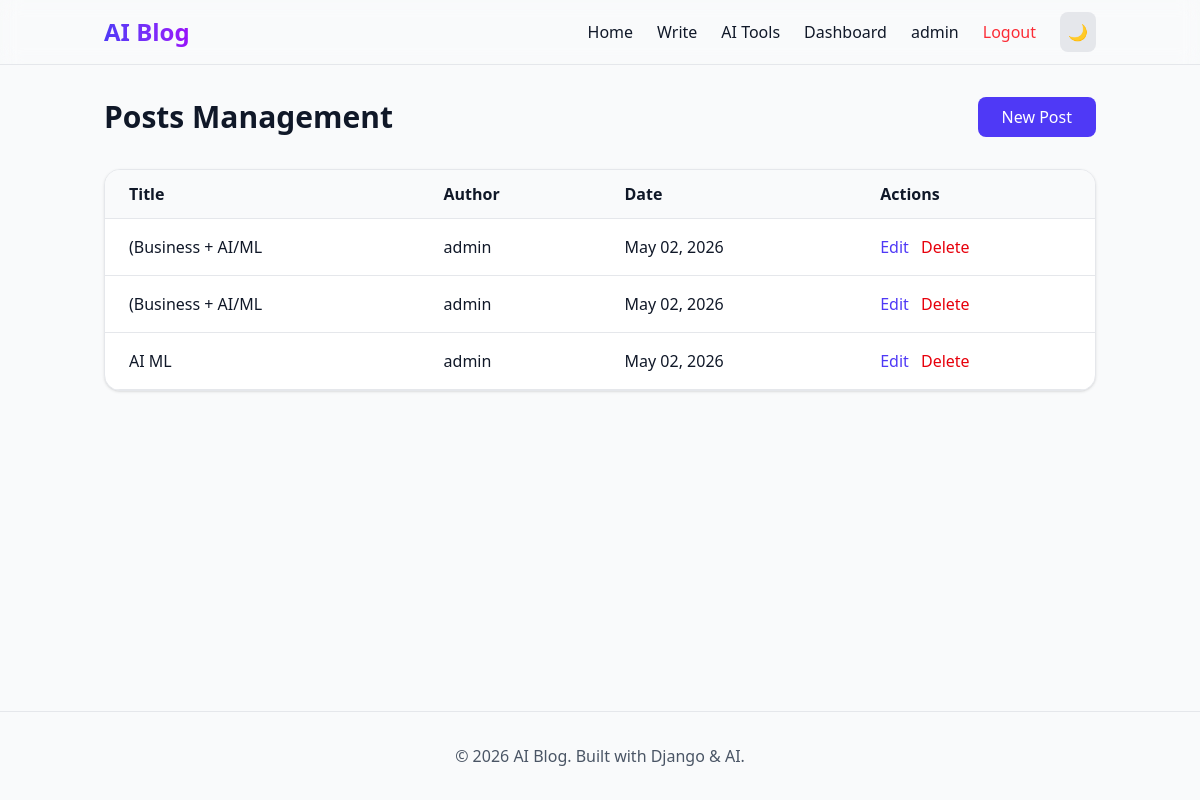
Page /dashboard/posts/ (signed in) on the committed database.
### users/models.py (models this page shows, shortened)
class CustomUser(AbstractUser):
    avatar = models.ImageField(upload_to='avatars/', blank=True, null=True)
    bio = models.TextField(blank=True, null=True)
    website = models.URLField(blank=True, null=True)

### posts/models.py (models this page shows, shortened)
class Post(models.Model):
    title = models.CharField(max_length=200)
    slug = models.SlugField(unique=True, blank=True)
    content = RichTextUploadingField()
    author = models.ForeignKey(User, on_delete=models.CASCADE, related_name='posts')
    category = models.ForeignKey(Category, on_delete=models.SET_NULL, null=True, blank=True)
    tags = TaggableManager(blank=True)
    created_at = models.DateTimeField(auto_now_add=True)
    updated_at = models.DateTimeField(auto_now=True)
    is_published = models.BooleanField(default=True)
    is_ai_generated = models.BooleanField(default=False)
    likes = models.ManyToManyField(User, related_name='liked_posts', blank=True)
    bookmarks = models.ManyToManyField(User, related_name='bookmarked_posts', blank=True)
    class Meta:
        ordering = ['-created_at']

### dashboard/views.py (the view)
# urls.py: path('posts/', views.posts_management, name='posts_management'),
@login_required
def posts_management(request):
    posts = Post.objects.all().order_by('-created_at')
    return render(request, 'dashboard/posts.html', {'posts': posts})

### templates/dashboard/posts.html (shortened to what this page needs)
{% extends 'base.html' %}
{% block content %}
<div class="max-w-7xl mx-auto" data-aos="fade-up">
    <div class="flex justify-between items-center mb-8">
        <h1 class="text-3xl font-bold">Posts Management</h1>
        <a href="{% url 'posts:post_create' %}" class="bg-indigo-600 text-white px-6 py-2 rounded-lg hover:bg-indigo-700 transition">New Post</a>
    </div>
    <div class="bg-white dark:bg-gray-800 rounded-2xl shadow overflow-hidden border border-gray-200 dark:border-gray-700">
        <table class="w-full">
            <thead class="bg-gray-50 dark:bg-gray-700 border-b border-gray-200 dark:border-gray-600">
                <tr>
                    <th class="px-6 py-3 text-left text-gray-700 dark:text-gray-200 font-bold">Title</th>
                    <th class="px-6 py-3 text-left text-gray-700 dark:text-gray-200 font-bold">Author</th>
                    <th class="px-6 py-3 text-left text-gray-700 dark:text-gray-200 font-bold">Date</th>
                    <th class="px-6 py-3 text-left text-gray-700 dark:text-gray-200 font-bold">Actions</th>
                </tr>
            </thead>
            <tbody class="divide-y divide-gray-200 dark:divide-gray-700">
                {% for post in posts %}
                <tr class="hover:bg-gray-50 dark:hover:bg-gray-700 transition border-b border-gray-200 dark:border-gray-700">
                    <td class="px-6 py-4 text-gray-900 dark:text-gray-100"><a href="{% url 'posts:post_detail' post.slug %}" class="hover:text-indigo-600 dark:hover:text-indigo-400">{{ post.title }}</a></td>
                    <td class="px-6 py-4 text-gray-900 dark:text-gray-100">{{ post.author.username }}</td>
                    <td class="px-6 py-4 text-gray-900 dark:text-gray-100">{{ post.created_at|date:"M d, Y" }}</td>
                    <td class="px-6 py-4 text-gray-900 dark:text-gray-100">
                        <a href="{% url 'posts:post_update' post.slug %}" class="text-indigo-600 dark:text-indigo-400 mr-2">Edit</a>
                        <a href="{% url 'posts:post_delete' post.slug %}" class="text-red-600 dark:text-red-400">Delete</a>
                    </td>
                </tr>
                {% endfor %}
            </tbody>
        </table>
    </div>
</div>
{% endblock %}

### templates/base.html (shortened to what this page needs)
<!DOCTYPE html>
<html lang="en" class="{% if request.session.dark_mode %}dark{% endif %}">
<head>
    {% load static %}
    <link rel="stylesheet" href="{% static 'css/output.css' %}">
    <link rel="stylesheet" href="https://cdnjs.cloudflare.com/ajax/libs/aos/2.3.4/aos.css">
</head>
<body class="bg-gray-50 dark:bg-gray-900 text-gray-900 dark:text-gray-100 transition-colors min-h-screen flex flex-col">
    <nav class="glass sticky top-0 z-40 border-b border-gray-200 dark:border-gray-700">
        <div class="container mx-auto px-4 py-3 flex justify-between items-center">
            <a href="/" class="text-2xl font-bold bg-gradient-to-r from-indigo-600 to-purple-600 bg-clip-text text-transparent">AI Blog</a>
            <div class="flex items-center gap-6">
                <a href="/" class="hover:text-indigo-600 transition">Home</a>
                {% if user.is_authenticated %}
                    <a href="{% url 'posts:post_create' %}" class="hover:text-indigo-600 transition">Write</a>
                    <a href="{% url 'ai:ai_generate' %}" class="hover:text-indigo-600 transition">AI Tools</a>
                    <a href="{% url 'dashboard:overview' %}" class="hover:text-indigo-600 transition">Dashboard</a>
                    <a href="{% url 'users:profile' %}" class="flex items-center gap-2">
                        {{ user.username }}
                    </a>
                    <form action="{% url 'users:logout' %}" method="post" class="inline">{% csrf_token %}<button type="submit" class="text-red-500">Logout</button></form>
                {% else %}
                    <a href="{% url 'users:login' %}" class="hover:text-indigo-600 transition">Login</a>
                    <a href="{% url 'users:signup' %}" class="bg-indigo-600 text-white px-4 py-2 rounded-lg hover:bg-indigo-700 transition">Sign Up</a>
                {% endif %}
                <button id="dark-toggle" class="p-2 rounded-lg bg-gray-200 dark:bg-gray-700">
                    <span class="dark:hidden">🌙</span><span class="hidden dark:inline">☀️</span>
                </button>
            </div>
        </div>
    </nav>
    <main class="container mx-auto px-4 py-8 flex-grow">
        {% block content %}{% endblock %}
    </main>
    <footer class="border-t border-gray-200 dark:border-gray-700 py-8 mt-auto">
        <div class="container mx-auto px-4 text-center text-gray-600 dark:text-gray-400">
            © 2026 AI Blog. Built with Django & AI.
        </div>
    </footer>
</body>
</html>

### rows in the picture
CustomUser: username "admin"
Post: title "(Business + AI/ML", author.username "admin", created_at "May 02, 2026"
Post: title "(Business + AI/ML", author.username "admin", created_at "May 02, 2026"
Post: title "AI ML", author.username "admin", created_at "May 02, 2026"
